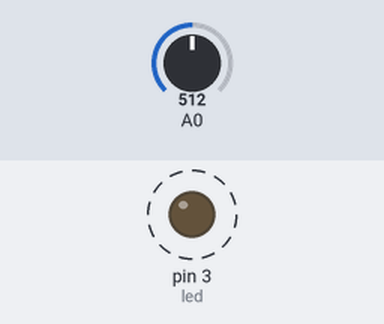
Bench run of a sketch on a simulated Arduino Uno, built with avr-gcc and run on an emulated ATmega328P. On the bench: output pins drawn as LEDs (lit = HIGH). Dashed ring = blinking. The inputs (shaded band) are chosen by the test bench; at power-on: A0 = 512.

Above: at 1.8 s.
1.9 s: A0 set to 0
At 2.5 s:
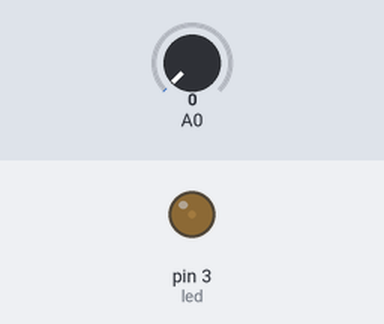
3.6 s: A0 set to 122
At 3.9 s:
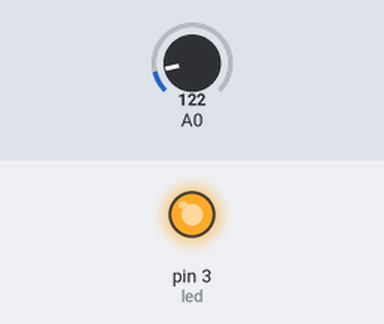
Timing chart, 0 to 13.1 s (numbered marks = the images above; inputs shaded):
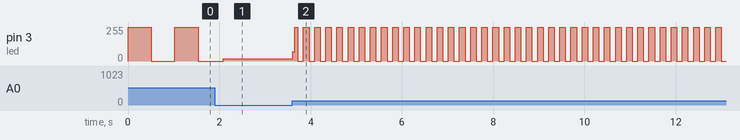

The sketch:

BlinkWithControl.ino
```cpp
int led = 3;

void setup() {
  // put your setup code here, to run once:
  Serial.begin(9600);
  pinMode(led, OUTPUT);
}

void loop() {
  // put your main code here, to run repeatedly:
  int sensorValue = analogRead(A0);

  digitalWrite(led, HIGH);   // turn the LED on (HIGH is the voltage level)
  delay(sensorValue);              // wait for a second
  digitalWrite(led, LOW);    // turn the LED off by making the voltage LOW
  delay(sensorValue);

}
```

Measured:
- after the input at 3.6 s, pin 3 (led): 18/255 → 71/255 at once, then moves between 0/255 and 255/255, repeating every 0.24 s
- by itself, pin 3 (led): alternates 255/255 for 0.51 s and 0/255 for 0.51 s
